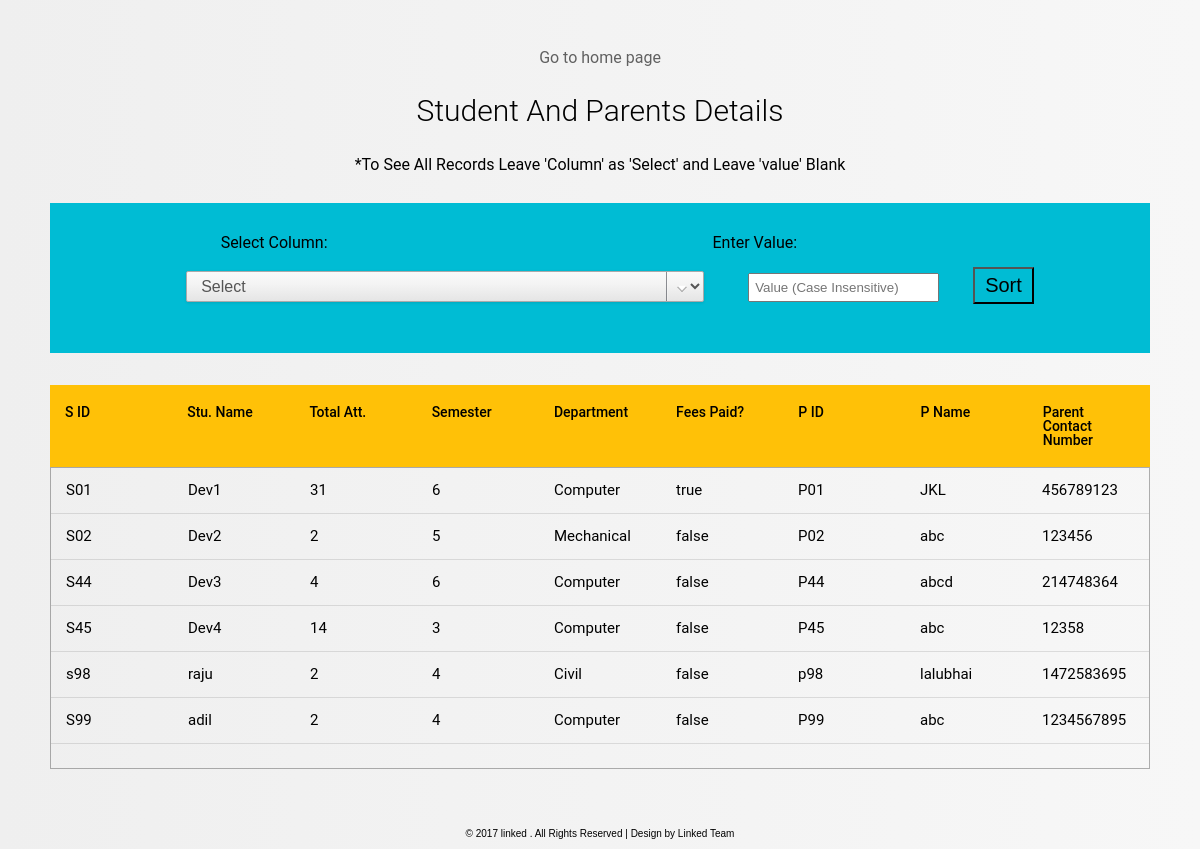
Screenshot of /disp/disp_stupnt.php (signed in) with the database file from the repository.
### tables this page shows
CREATE TABLE IF NOT EXISTS `student` (
  `s_id` varchar(10) NOT NULL,
  `s_name` varchar(20) NOT NULL,
  `total-att` int(11) NOT NULL,
  `p_id` varchar(10) NOT NULL,
  `c_sem` int(1) NOT NULL,
  `dept` varchar(20) NOT NULL,
  `fees_p` varchar(6) NOT NULL DEFAULT 'false',
  PRIMARY KEY (`s_id`),
  UNIQUE KEY `p_id` (`p_id`)
);

CREATE TABLE IF NOT EXISTS `parents` (
  `p_id` varchar(10) NOT NULL,
  `p_name` varchar(20) NOT NULL,
  `cont_no` int(10) NOT NULL,
  PRIMARY KEY (`p_id`),
  UNIQUE KEY `s_id` (`cont_no`)
);

### disp/disp_stupnt.php (the view, shortened to what this page needs)
<!DOCTYPE html>
<html>
<head>
  <link rel="stylesheet" href="disp/css/reset.min.css">
      <link rel="stylesheet" href="disp/css/style.css">
      <link rel="stylesheet" type="text/css" href="disp/css/style1.css">
</head>
<body>
  <section>
  <center><a href="../index.php" class="nav-item">Go to home page</a></center>
<?php
require('../p/linked_conn.php');
 if (isset($_SESSION['utype'])) {
      echo "<h1 style='padding-top:30px;'>Student And Parents Details</h1><br>";
      if($_SESSION['utype'] == 'admin' || $_SESSION['utype'] == 'lecturer'){
        echo "<center><i>*To See All Records Leave 'Column' as 'Select' and Leave 'value' Blank</i></center>";
      }
    } else{
      echo "<h1>Please Login !!</h1>";
    }
if ($_SESSION['utype'] == 'admin') {
  echo "<div class='sort'>
<div class='container'>
  <form action='disp_stupnt.php' method='POST'>
<h4 style='padding-right:21%;'>Select Column:  &nbsp &nbsp &nbsp &nbsp &nbsp &nbsp &nbsp &nbsp &nbsp &nbsp &nbsp &nbsp &nbsp &nbsp &nbsp &nbsp &nbsp &nbsp &nbsp &nbsp &nbsp &nbsp &nbsp &nbsp &nbsp &nbsp &nbsp &nbsp &nbsp &nbsp &nbsp &nbsp &nbsp &nbsp &nbsp &nbsp &nbsp &nbsp &nbsp &nbsp &nbsp &nbsp &nbsp &nbsp &nbsp &nbsp &nbsp &nbsp Enter Value: </h4>
<select name='col' id='soflow'>
  <option value='Def'>Select</option>
  <option value='s_id'>Student ID (ex. S01)</option>
  <option value='s_name'>Student Name</option>
  <option value='fees_p'>Fees Paid(default false, enter 'true' to retrieve whose fees are paid)</option>
  <option value='sem'>Semester (Enter 1 to 6)</option>
  <option value='dept'>Department (ex. Computer)</option>
  <option value='att'>Attandance (ASC or DESC)(DESC is Default)&nbsp;&nbsp;&nbsp;&nbsp;&nbsp;</option>
  <option value='p_id'>Parents ID</option>
  <option value='p_name'>Parents Name</option>
</select>
<input name='value' type='textbox' placeholder='Value (Case Insensitive)'></input>
<button type='submit' class='btn ripple'>Sort</button>
</div>
</form></div><br><br>";
  $col = mysqli_real_escape_string($conn, @$_POST['col']);
  $value = mysqli_real_escape_string($conn, @$_POST['value']);
  if(!empty($col)){
    if($col == 'Def'){
       $query="select * from student inner join parents on parents.p_id = student.p_id ORDER BY dept";
    }else if($col == 's_id' ||$col == 's_name' || $col == 'p_id' || $col == 'p_name'){
      if(!empty($value)){
        if($col == 'p_id' || $col == 'p_name'){
          $query="select * from student INNER JOIN parents ON parents.p_id = student.p_id where parents.$col = '$value'";
        }else{
          $query="select * from student INNER JOIN parents ON parents.p_id = student.p_id where student.$col = '$value'";
        }
      }else{
        $query="select * from student INNER JOIN parents ON parents.p_id = student.p_id ORDER BY s_id";
      }
    }else if($col == 'fees_p'){
      if($value == 'true'){
        $query="select * from student INNER JOIN parents ON parents.p_id = student.p_id where fees_p = 'true' ORDER BY dept, s_id ASC";
      }else{
        $query="select * from student INNER JOIN parents ON parents.p_id = student.p_id where fees_p = 'false' ORDER BY dept, s_id ASC";
      }
    }else if($col == 'sem'){
      if(!empty($value)){
        $query="select * from student INNER JOIN parents ON parents.p_id = student.p_id where c_sem = '$value' ORDER BY dept";
      }else{
        $query="select * from student INNER JOIN parents ON parents.p_id = student.p_id ORDER BY c_sem DESC, s_id ASC";
      }
    }else if($col == 'dept'){
      if(!empty($value)){
        $query="select * from student INNER JOIN parents ON parents.p_id = student.p_id where student.`dept` = '$value' ORDER BY c_sem DESC, s_id ASC";
      }else{
        $query="select * from student INNER JOIN parents ON parents.p_id = student.p_id ORDER BY dept, s_id ASC";
      }
    }else if($col == 'att'){
      echo "*student records are sorted and grouped in department and sem, the first row you will see is student who have highest or lowest attendance in his/her department and sem.";
      if($value == 'ASC' || $value == 'asc'){
        $query="select * from student INNER JOIN parents ON parents.p_id = student.p_id ORDER BY dept, c_sem DESC, `total-att` ASC";
      }else{
        $query="select * from student INNER JOIN parents ON parents.p_id = student.p_id ORDER BY dept, c_sem DESC, `total-att` DESC";
      }
    }else{
      $query="select * from student INNER JOIN parents ON parents.p_id = student.p_id";
    }
  }else{
    $query="select * from student INNER JOIN parents ON parents.p_id = student.p_id";
  }
}
?>
<body>
<?php
  if($_SESSION['utype'] == 'admin'){ echo "
    <div class='tbl-header'>
    <table cellpadding='0' cellspacing='0' border='0'>
    <thead>
      <tr>
          <th>S ID</th><th>Stu. Name</th><th>Total Att.</th><th>Semester</th><th>Department</th><th>Fees Paid?</th><th>P ID</th><th>P Name</th><th>Parent Contact Number</th>
      </tr>
    </thead>
    </table>
    </div>
    <div class='tbl-content'>
    <table cellpadding='0' cellspacing='0' border='0'>
    <tbody> ";
    }
  if($_SESSION['utype'] == 'admin'){
    if(isset($query)){
      if($run = $conn->query($query)){
        while($data = $run->fetch_assoc()){
        echo "<tr><td>".$data['s_id']."</td><td>".$data['s_name']."</td><td>".$data['total-att']."</td><td>".$data['c_sem']."</td><td>".$data['dept']."</td><td>".$data['fees_p']."</td><td>".$data['p_id']."</td><td>".$data['p_name']."</td><td>".$data['cont_no']."</td></tr>";
        }
      }else{
                echo "Mysql error = ".mysqli_error($conn);
      }
    }
  }
?>
</table>
  </div>
</section>
<div class="made-with-love">
 <p> &copy; 2017 linked . All Rights Reserved | Design by Linked Team</a></p>
</div>
</body>
</html>

### disp/disp/css/style.css (style rules this page uses)
h1 { font-size: 30px; color: #000; text-transform: initial; font-weight: 300; text-align: center; margin-bottom: 15px; }
table { width:100%; table-layout: fixed; }
.tbl-header { background-color: rgba(255,255,100,0.5); }
.tbl-content { height:300px; overflow-x:auto; margin-top: 0px; border: 1px solid rgba(000,000,000,0.3); }
th { padding: 20px 15px; text-align: left; font-weight: 500; font-size: 14px; color: #000; background-color: #ffc107; text-transform: initial; }
td { padding: 15px; text-align: left; vertical-align:middle; font-weight: 400; font-size: 15px; color: #000; border-bottom: solid 1px rgba(111,111,111,0.2); }
body { background: -webkit-linear-gradient(left, #25c481, #25b7c4); background: linear-gradient(to left, #f7f7f7, #efefef); font-family: 'Roboto', sans-serif; }
section { margin: 50px; }
.made-with-love { margin-top: 40px; padding: 10px; clear: left; text-align: center; font-size: 10px; font-family: arial; color: #000; }

### disp/disp/css/style1.css (style rules this page uses)
.container { background: #00bcd4; height: 150px; display: flex; justify-content: center; align-items: center; }
.btn { background-color: #00bcd4; color: #000; font-size: 20px; padding:5px 10px; margin-left:10px; }
.ripple { position: relative; overflow: hidden; transform: translate3d(0, 0, 0); }
.ripple:after { content: ""; display: block; position: absolute; width: 100%; height: 100%; top: 0; left: 0; pointer-events: none; background-image: radial-gradient(circle, #fff 10%, transparent 10.01%); background-repeat: no-repeat; background-position: 50%; transform: scale(10, 10); opacity: 0; transition: transform .5s, opacity 1s; }
select#soflow, select#soflow-color { -webkit-appearance: button; -webkit-border-radius: 2px; -webkit-box-shadow: 0px 1px 3px rgba(0, 0, 0, 0.1); -webkit-padding-end: 20px; -webkit-padding-start: 2px; -webkit-user-select: none; background-image: url(../imgs/15xvbd5.png), -webkit-linear-gradient(#FAFAFA, #F4F4F4 40%, #E5E5E5); background-position: 97% center; background-repeat: no-repeat; border: 1px solid #AAA; color: #555; font-size: inherit; margin: 20px; overflow: hidden; padding: 5px 10px; text-overflow: ellipsis; white-space: nowrap; width: auto; }
a.nav-item { text-decoration: none; }
.nav-item { color: #000000; opacity: 0.6; position: relative; -webkit-transition: opacity 0.2s ease-in-out 0s; -moz-transition: opacity 0.2s ease-in-out 0s; transition: opacity 0.2s ease-in-out 0s; }
.nav-item:before { content: ""; position: absolute; bottom: -2px; width: 100%; height: 2px; z-index: 10; background-color: #aca; -webkit-transform: scaleX(0); -moz-transform: scaleX(0); transform: scaleX(0); -webkit-transition: all 0.2s ease-in-out 0s; -moz-transition: all 0.2s ease-in-out 0s; transition: all 0.2s ease-in-out 0s; }

### disp/disp_stupnt.php (style rules this page uses)
.sort { vertical-align: center;text-align: center; margin-top: 30px; }
input { margin: 20px; padding: 5px; }

### rows the page displays
student: s_id "S01", s_name "Dev1", value "31", c_sem "6", dept "Computer", fees_p "true", p.p_id "P01", p.p_name "JKL", p.cont_no "456789123"
student: s_id "S02", s_name "Dev2", value "2", c_sem "5", dept "Mechanical", fees_p "false", p.p_id "P02", p.p_name "abc", p.cont_no "123456"
student: s_id "S44", s_name "Dev3", value "4", c_sem "6", dept "Computer", fees_p "false", p.p_id "P44", p.p_name "abcd", p.cont_no "214748364"
student: s_id "S45", s_name "Dev4", value "14", c_sem "3", dept "Computer", fees_p "false", p.p_id "P45", p.p_name "abc", p.cont_no "12358"
student: s_id "s98", s_name "raju", value "2", c_sem "4", dept "Civil", fees_p "false", p.p_id "p98", p.p_name "lalubhai", p.cont_no "1472583695"
student: s_id "S99", s_name "adil", value "2", c_sem "4", dept "Computer", fees_p "false", p.p_id "P99", p.p_name "abc", p.cont_no "1234567895"
